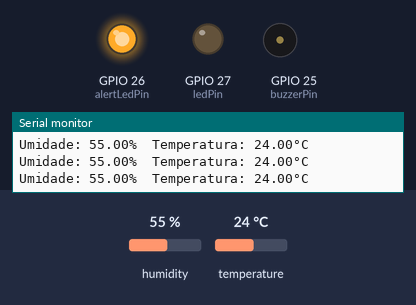
A sketch run on a simulated ESP32. Parts: output pins drawn as LEDs (lit = HIGH), buzzer (waves = sounding), the last lines printed to the serial monitor. Inputs (shaded band) come from the test bench; at power-on: temperature 24 °C, humidity 55 %.

Above: at 3.8 s.
3.9 s: temperature set to 28 °C
At 5.9 s:
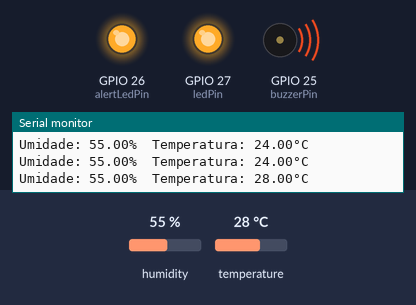
8.5 s: temperature set to 12 °C
At 9.8 s:
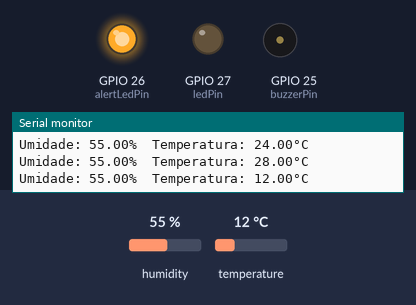
11.3 s: temperature set to 33 °C
At 16.1 s:
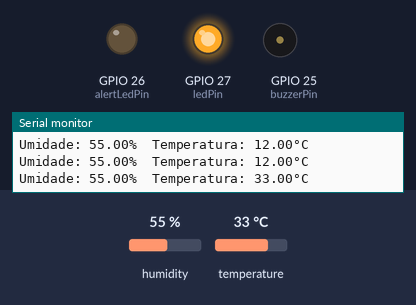
Timing chart, 0 to 28.6 s (numbered marks = the images above; inputs shaded):
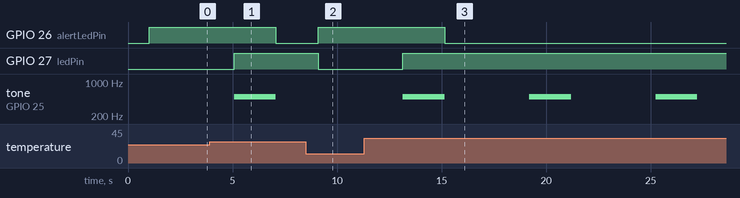

The sketch:

prot_tipo1.ino
```cpp
// Código do protótipo montado físicamente

#include "DHT.h" // Inclui biblioteca Do sensor DHT11

// Define o pino do DHT11
#define DHTPIN 13  // Substitua pelo pino correto do sensor DHT11
#define DHTTYPE DHT11  // Define Tipo de sensor DHT (DHT11)

// Define os pinos do LED e do buzzer
const int ledPin = 27;         // Pino do LED (temperatura >= 27 °C)
const int alertLedPin = 26;    // Pino do LED de alerta (temperatura < 2 °C)
const int buzzerPin = 25;      // Pino do buzzer ativo

// Inicializa o sensor DHT11
DHT dht(DHTPIN, DHTTYPE);

unsigned long previousMillis = 0; // Armazena o tempo anterior
const long interval = 5000;       // Intervalo de 5 segundos (5000 ms)

void setup() {
  // Inicializa os pinos como saída
  pinMode(ledPin, OUTPUT);
  pinMode(alertLedPin, OUTPUT);
  pinMode(buzzerPin, OUTPUT);

  // Inicializa a comunicação serial
  Serial.begin(115200);

  // Inicia o sensor DHT
  dht.begin();
}

void loop() {
  // Aguarda 1 segundos entre as leituras
  delay(1000);

  // Lê a umidade e a temperatura (em Celsius)
  float humidity = dht.readHumidity();
  float temperature = dht.readTemperature();

  // Verifica se houve falha na leitura
  if (isnan(humidity) || isnan(temperature)) {
    Serial.println("Falha ao ler do sensor DHT11!");
    return;
  }

  // Mostra a umidade e a temperatura no monitor serial
  Serial.print("Umidade: ");
  Serial.print(humidity);
  Serial.print("%  Temperatura: ");
  Serial.print(temperature);
  Serial.println("°C");

  // Verifica a temperatura
  if (temperature >= 27.0) { // Condição para quando a temperatura estiver maior ou igual a 27 gruas
    digitalWrite(ledPin, HIGH); // Acende o LED verde

    unsigned long currentMillis = millis();
    if (currentMillis - previousMillis >= interval) {
      previousMillis = currentMillis;
      tone(buzzerPin, 500); // Liga o buzzer
      delay(2000); // Apita por 2 segundos
      noTone(buzzerPin); // Desliga o buzzer
    }
  } else {
    digitalWrite(ledPin, LOW);  // Apaga o LED normal
    noTone(buzzerPin); // Desliga o sinal sonoro do buzzer
  }

  // Acende o LED de alerta se a temperatura for menor que 2 °C
  if (temperature < 27.0) {   // Condição para quando a temperatura estiver que 27 graus
    digitalWrite(alertLedPin, HIGH); // Acende o LED verde
  } else {
    digitalWrite(alertLedPin, LOW);  // Apaga o LED verde

    delay(1000); //delay de 1 segundo para o loop do código
}
}
```

Measured:
- the behaviour switches between 26 and 27 °C on temperature (found by bisection; images 0 and 1)
- after the input at 3.9 s, GPIO 26 (alertLedPin): HIGH → LOW after 3.2 s; GPIO 27 (ledPin): LOW → HIGH after 1.2 s; tone on GPIO 25 (buzzerPin): silent → 500 Hz after 1.2 s, → silent 2.0 s later
- after the input at 8.5 s, GPIO 26 (alertLedPin): LOW → HIGH after 0.59 s; GPIO 27 (ledPin): HIGH → LOW after 0.59 s; tone on GPIO 25 (buzzerPin): stays silent (without the input it goes to 500 Hz after 2.6 s)
- after the input at 11.3 s, GPIO 26 (alertLedPin): HIGH → LOW after 3.8 s; GPIO 27 (ledPin): LOW → HIGH after 1.8 s; tone on GPIO 25 (buzzerPin): alternates 500 Hz for 2.0 s and silent for 4.0 s, starting after 1.8 s
